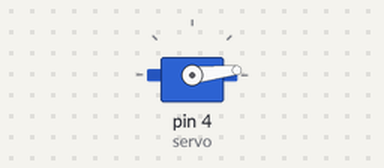
The sketch below on a simulated Arduino Uno, built with avr-gcc and run on an emulated ATmega328P. Shown: servo.

Above: at 0.05 s.
At 0.85 s:
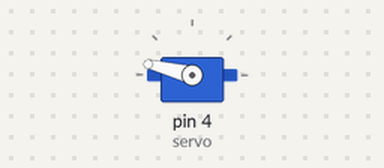
At 1.2 s:
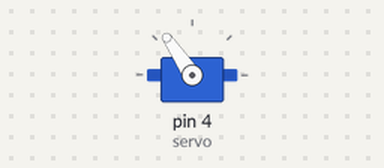
At 1.7 s:
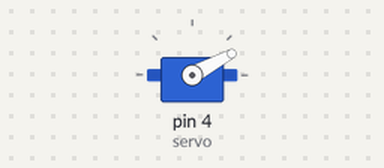
Timing chart, 0 to 4.2 s (numbered marks = the images above):
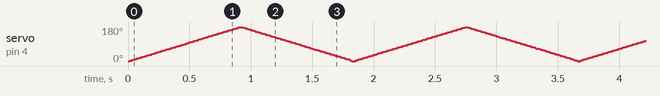

The sketch:

code.ino
```cpp
/*
  Sweep

  Created on March 2022 by Infinity de Guzman
*/

#include <Servo.h>

int pos = 0;

Servo servo;

void setup()
{
  servo.attach(4);

}

void loop()
{
  // sweep the servo from 0 to 180 degrees in steps
  // of 2 degrees
  for (pos = 0; pos <= 180; pos += 2) {
    // tell servo to go to position in variable 'pos'
    servo.write(pos);
    // wait 10 ms for servo to reach the position
    delay(10); // Wait for 10 millisecond(s)
  }
  for (pos = 180; pos >= 0; pos -= 2) {
    // tell servo to go to position in variable 'pos'
    servo.write(pos);
    // wait 10 ms for servo to reach the position
    delay(10); // Wait for 10 millisecond(s)
  }
}
```
